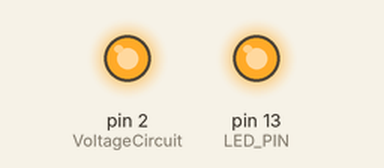
Simulated run of this sketch. Board: Arduino Uno, built with avr-gcc and run on an emulated ATmega328P. Parts: output pins drawn as LEDs (lit = HIGH).

Above: at 0.1 s.
Timing chart, 0 to 1.6 s (numbered marks = the images above):
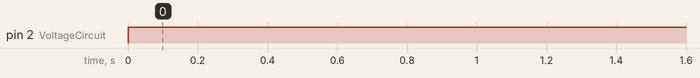

Measured:
- by itself, pin 2 (VoltageCircuit): LOW → HIGH at 0.00 s

The sketch:

ElectrodeVoltageManualTest.ino
```cpp
// ======================================================
// Electrode Voltage Manual Test Program
// Keeps stimulation voltage available for manual testing.
// Researchers should measure electrode pairs with a voltmeter,
// then manually turn off the external DC power supply.
// ======================================================

const int VoltageCircuit = 2;
const int LED_PIN = 13;

void setup() {
  pinMode(VoltageCircuit, OUTPUT);
  pinMode(LED_PIN, OUTPUT);

  digitalWrite(VoltageCircuit, LOW);

  digitalWrite(LED_PIN, HIGH);
}

void loop() {
  // Keep the signal constant.
  digitalWrite(VoltageCircuit, HIGH);
  digitalWrite(LED_PIN, HIGH);
}
```
